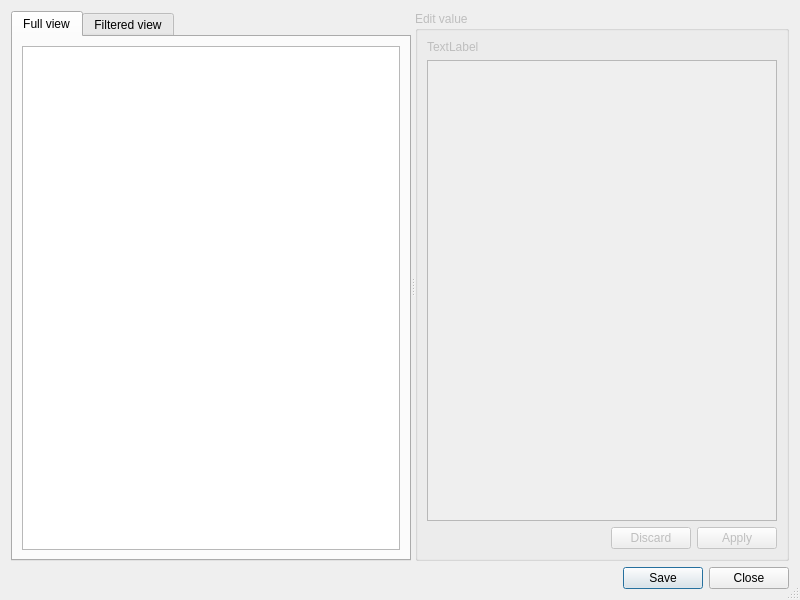
<?xml version="1.0" encoding="UTF-8"?>
<ui version="4.0">
 <class>MetatoolsEditor</class>
 <widget class="QDialog" name="MetatoolsEditor">
  <property name="geometry">
   <rect>
    <x>0</x>
    <y>0</y>
    <width>800</width>
    <height>600</height>
   </rect>
  </property>
  <property name="windowTitle">
   <string>Metadata editor</string>
  </property>
  <property name="sizeGripEnabled">
   <bool>true</bool>
  </property>
  <layout class="QVBoxLayout" name="verticalLayout">
   <item>
    <widget class="QSplitter" name="splitter">
     <property name="orientation">
      <enum>Qt::Horizontal</enum>
     </property>
     <widget class="QTabWidget" name="tabWidget">
      <property name="currentIndex">
       <number>0</number>
      </property>
      <widget class="QWidget" name="tab">
       <attribute name="title">
        <string>Full view</string>
       </attribute>
       <layout class="QVBoxLayout" name="verticalLayout_2">
        <item>
         <widget class="QTreeView" name="treeFull"/>
        </item>
       </layout>
      </widget>
      <widget class="QWidget" name="tab_2">
       <attribute name="title">
        <string>Filtered view</string>
       </attribute>
       <layout class="QVBoxLayout" name="verticalLayout_3">
        <item>
         <widget class="QLabel" name="label">
          <property name="text">
           <string>To set filtered view please check sample.txt in the filter directory for the filtering format and point to it at the plugin settings page.</string>
          </property>
          <property name="wordWrap">
           <bool>true</bool>
          </property>
         </widget>
        </item>
        <item>
         <widget class="QTableWidget" name="tbwFiltered">
          <property name="editTriggers">
           <set>QAbstractItemView::NoEditTriggers</set>
          </property>
          <property name="selectionMode">
           <enum>QAbstractItemView::SingleSelection</enum>
          </property>
          <property name="selectionBehavior">
           <enum>QAbstractItemView::SelectRows</enum>
          </property>
          <property name="showGrid">
           <bool>true</bool>
          </property>
          <property name="gridStyle">
           <enum>Qt::SolidLine</enum>
          </property>
          <property name="cornerButtonEnabled">
           <bool>true</bool>
          </property>
          <property name="rowCount">
           <number>0</number>
          </property>
          <property name="columnCount">
           <number>2</number>
          </property>
          <attribute name="horizontalHeaderVisible">
           <bool>false</bool>
          </attribute>
          <attribute name="horizontalHeaderStretchLastSection">
           <bool>true</bool>
          </attribute>
          <attribute name="verticalHeaderVisible">
           <bool>false</bool>
          </attribute>
          <column>
           <property name="text">
            <string>Name</string>
           </property>
          </column>
          <column>
           <property name="text">
            <string>Value</string>
           </property>
          </column>
         </widget>
        </item>
       </layout>
      </widget>
     </widget>
     <widget class="QGroupBox" name="groupBox">
      <property name="enabled">
       <bool>false</bool>
      </property>
      <property name="title">
       <string>Edit value</string>
      </property>
      <layout class="QVBoxLayout" name="verticalLayout_4">
       <item>
        <widget class="QLabel" name="lblNodePath">
         <property name="text">
          <string>TextLabel</string>
         </property>
         <property name="wordWrap">
          <bool>true</bool>
         </property>
        </widget>
       </item>
       <item>
        <widget class="QTextEdit" name="textValue"/>
       </item>
       <item>
        <widget class="QDialogButtonBox" name="editorButtonBox">
         <property name="standardButtons">
          <set>QDialogButtonBox::Apply|QDialogButtonBox::Discard</set>
         </property>
        </widget>
       </item>
      </layout>
     </widget>
    </widget>
   </item>
   <item>
    <widget class="QDialogButtonBox" name="buttonBox">
     <property name="orientation">
      <enum>Qt::Horizontal</enum>
     </property>
     <property name="standardButtons">
      <set>QDialogButtonBox::Close|QDialogButtonBox::Save</set>
     </property>
    </widget>
   </item>
  </layout>
  <action name="actionCopyPath">
   <property name="icon">
    <iconset resource="resources.qrc">
     <normaloff>:/plugins/metatools/icons/menu_copy.png</normaloff>:/plugins/metatools/icons/menu_copy.png</iconset>
   </property>
   <property name="text">
    <string>Copy path</string>
   </property>
   <property name="toolTip">
    <string>Copy node path to clipboard</string>
   </property>
  </action>
 </widget>
 <resources>
  <include location="../resources.qrc"/>
 </resources>
 <connections>
  <connection>
   <sender>buttonBox</sender>
   <signal>accepted()</signal>
   <receiver>MetatoolsEditor</receiver>
   <slot>accept()</slot>
   <hints>
    <hint type="sourcelabel">
     <x>248</x>
     <y>254</y>
    </hint>
    <hint type="destinationlabel">
     <x>157</x>
     <y>274</y>
    </hint>
   </hints>
  </connection>
  <connection>
   <sender>buttonBox</sender>
   <signal>rejected()</signal>
   <receiver>MetatoolsEditor</receiver>
   <slot>reject()</slot>
   <hints>
    <hint type="sourcelabel">
     <x>316</x>
     <y>260</y>
    </hint>
    <hint type="destinationlabel">
     <x>286</x>
     <y>274</y>
    </hint>
   </hints>
  </connection>
 </connections>
</ui>
